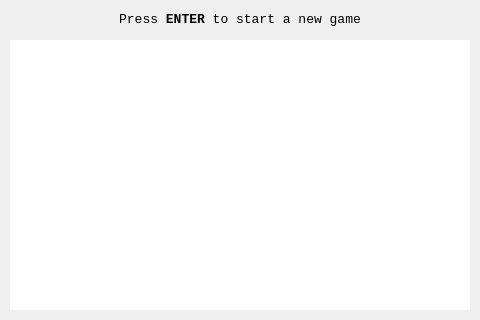
<?xml version="1.0" encoding="UTF-8"?>
<ui version="4.0">
 <class>MainWindow</class>
 <widget class="QMainWindow" name="MainWindow">
  <property name="geometry">
   <rect>
    <x>0</x>
    <y>0</y>
    <width>480</width>
    <height>320</height>
   </rect>
  </property>
  <property name="minimumSize">
   <size>
    <width>480</width>
    <height>320</height>
   </size>
  </property>
  <property name="maximumSize">
   <size>
    <width>480</width>
    <height>320</height>
   </size>
  </property>
  <property name="font">
   <font>
    <family>Monospace</family>
    <pointsize>10</pointsize>
   </font>
  </property>
  <property name="focusPolicy">
   <enum>Qt::StrongFocus</enum>
  </property>
  <property name="contextMenuPolicy">
   <enum>Qt::NoContextMenu</enum>
  </property>
  <property name="locale">
   <locale language="Spanish" country="Chile"/>
  </property>
  <property name="unifiedTitleAndToolBarOnMac">
   <bool>true</bool>
  </property>
  <widget class="QWidget" name="centralwidget">
   <widget class="QLabel" name="score">
    <property name="geometry">
     <rect>
      <x>10</x>
      <y>10</y>
      <width>460</width>
      <height>20</height>
     </rect>
    </property>
    <property name="minimumSize">
     <size>
      <width>460</width>
      <height>20</height>
     </size>
    </property>
    <property name="maximumSize">
     <size>
      <width>460</width>
      <height>20</height>
     </size>
    </property>
    <property name="text">
     <string>&lt;html&gt;&lt;head/&gt;&lt;body&gt;&lt;p&gt;Press &lt;span style=&quot; font-weight:600;&quot;&gt;ENTER&lt;/span&gt; to start a new game&lt;/p&gt;&lt;/body&gt;&lt;/html&gt;</string>
    </property>
    <property name="alignment">
     <set>Qt::AlignCenter</set>
    </property>
   </widget>
   <widget class="QGraphicsView" name="graphicsView">
    <property name="geometry">
     <rect>
      <x>10</x>
      <y>40</y>
      <width>460</width>
      <height>270</height>
     </rect>
    </property>
    <property name="minimumSize">
     <size>
      <width>460</width>
      <height>270</height>
     </size>
    </property>
    <property name="maximumSize">
     <size>
      <width>460</width>
      <height>270</height>
     </size>
    </property>
    <property name="focusPolicy">
     <enum>Qt::NoFocus</enum>
    </property>
    <property name="contextMenuPolicy">
     <enum>Qt::NoContextMenu</enum>
    </property>
    <property name="acceptDrops">
     <bool>false</bool>
    </property>
    <property name="frameShape">
     <enum>QFrame::NoFrame</enum>
    </property>
    <property name="verticalScrollBarPolicy">
     <enum>Qt::ScrollBarAlwaysOff</enum>
    </property>
    <property name="horizontalScrollBarPolicy">
     <enum>Qt::ScrollBarAlwaysOff</enum>
    </property>
    <property name="interactive">
     <bool>false</bool>
    </property>
    <property name="cacheMode">
     <set>QGraphicsView::CacheBackground</set>
    </property>
   </widget>
  </widget>
 </widget>
 <resources/>
 <connections/>
</ui>
